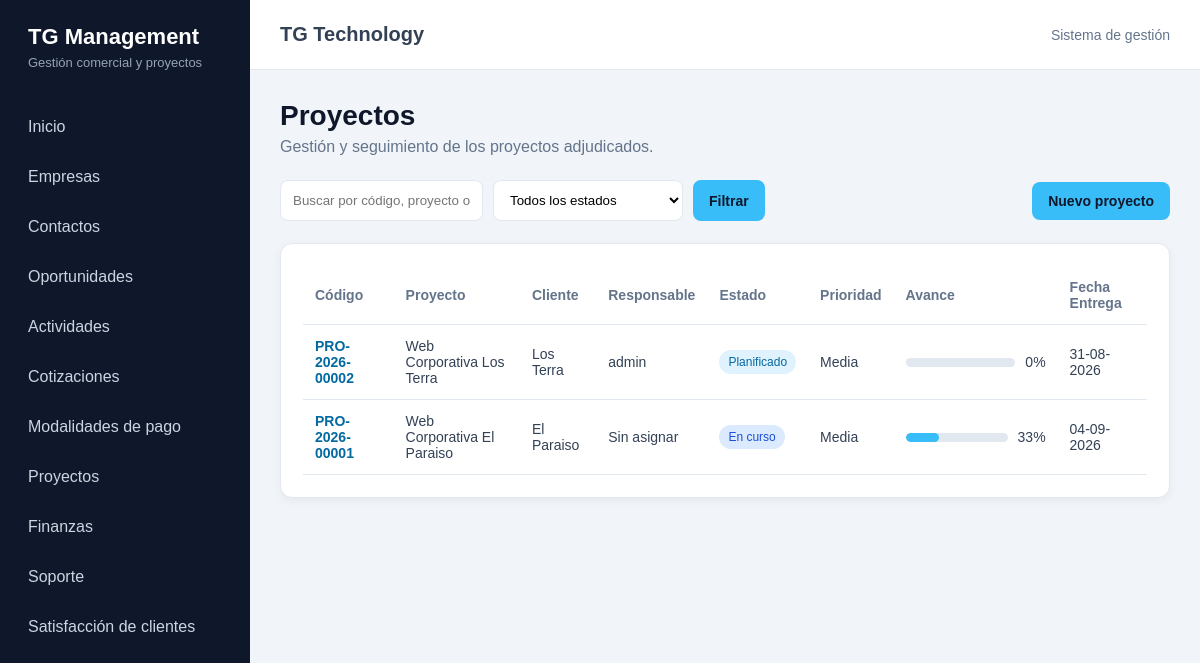
The page /proyectos/ on the database its author committed.
### proyectos/models.py (models this page shows, shortened)
class Proyecto(models.Model):
    class Estado(models.TextChoices):
        PLANIFICADO = "planificado", "Planificado"
        EN_CURSO = "en_curso", "En curso"
        PAUSADO = "pausado", "Pausado"
        FINALIZADO = "finalizado", "Finalizado"
        CANCELADO = "cancelado", "Cancelado"
    class Prioridad(models.TextChoices):
        BAJA = "baja", "Baja"
        MEDIA = "media", "Media"
        ALTA = "alta", "Alta"
        URGENTE = "urgente", "Urgente"
    codigo = models.CharField(
        "Código",
        max_length=30,
        unique=True,
        blank=True,
        editable=False,
    )
    nombre = models.CharField(
        "Nombre del proyecto",
        max_length=200,
    )
    empresa = models.ForeignKey(
        "crm.Empresa",
        on_delete=models.PROTECT,
        related_name="proyectos",
        verbose_name="Empresa",
    )
    cotizacion = models.ForeignKey(
        "cotizaciones.Cotizacion",
        on_delete=models.SET_NULL,
        related_name="proyectos",
        verbose_name="Cotización",
        blank=True,
        null=True,
    )
    responsable = models.ForeignKey(
        settings.AUTH_USER_MODEL,
        on_delete=models.SET_NULL,
        related_name="proyectos_responsable",
        verbose_name="Responsable",
        blank=True,
        null=True,
    )
    estado = models.CharField(
        "Estado",
        max_length=20,
        choices=Estado.choices,
        default=Estado.PLANIFICADO,
    )
    prioridad = models.CharField(
        "Prioridad",
        max_length=20,
        choices=Prioridad.choices,
        default=Prioridad.MEDIA,
    )
    porcentaje_avance = models.PositiveSmallIntegerField(
        "Porcentaje de avance",
        default=0,
        validators=[
            MinValueValidator(0),
            MaxValueValidator(100),
        ],
    )
    fecha_alta = models.DateField(
        "Fecha Alta",
        blank=True,
        null=True,
    )
    fecha_entrega = models.DateField(
        "Fecha Entrega",
        blank=True,
        null=True,
    )
    descripcion = models.TextField(
        "Descripción",
        blank=True,
    )
    creado_por = models.ForeignKey(
        settings.AUTH_USER_MODEL,
        on_delete=models.SET_NULL,
        related_name="proyectos_creados",
        blank=True,
        null=True,
    )
    creado_en = models.DateTimeField(
        "Creado",
        auto_now_add=True,
    )
    actualizado_en = models.DateTimeField(
        "Actualizado",
        auto_now=True,
    )
    class Meta:
        verbose_name = "Proyecto"
        verbose_name_plural = "Proyectos"
        ordering = ["-creado_en"]

### crm/models.py (models this page shows)
class Empresa(models.Model):
    class TipoEmpresa(models.TextChoices):
        PROSPECTO = "PROSPECTO", "Prospecto"
        CLIENTE = "CLIENTE", "Cliente"
        PROVEEDOR = "PROVEEDOR", "Proveedor"
        PARTNER = "PARTNER", "Partner"
    class EstadoEmpresa(models.TextChoices):
        ACTIVA = "ACTIVA", "Activa"
        INACTIVA = "INACTIVA", "Inactiva"
    razon_social = models.CharField(
        "Razón social",
        max_length=200,
    )
    nombre_fantasia = models.CharField(
        "Nombre de fantasía",
        max_length=200,
        blank=True,
    )
    rut = models.CharField(
        "RUT",
        max_length=20,
        blank=True,
        unique=True,
        null=True,
    )
    tipo = models.CharField(
        "Tipo de empresa",
        max_length=20,
        choices=TipoEmpresa.choices,
        default=TipoEmpresa.PROSPECTO,
    )
    rubro = models.CharField(
        "Rubro",
        max_length=150,
        blank=True,
    )
    sitio_web = models.URLField(
        "Sitio web",
        blank=True,
    )
    telefono = models.CharField(
        "Teléfono",
        max_length=30,
        blank=True,
    )
    email = models.EmailField(
        "Correo electrónico",
        blank=True,
    )
    direccion = models.CharField(
        "Dirección",
        max_length=250,
        blank=True,
    )
    comuna = models.CharField(
        "Comuna",
        max_length=100,
        blank=True,
    )
    region = models.CharField(
        "Región",
        max_length=100,
        blank=True,
    )
    estado = models.CharField(
        "Estado",
        max_length=20,
        choices=EstadoEmpresa.choices,
        default=EstadoEmpresa.ACTIVA,
    )
    observaciones = models.TextField(
        "Observaciones",
        blank=True,
    )
    creado_por = models.ForeignKey(
        settings.AUTH_USER_MODEL,
        verbose_name="Creado por",
        on_delete=models.SET_NULL,
        null=True,
        blank=True,
        related_name="empresas_creadas",
    )
    fecha_creacion = models.DateTimeField(
        "Fecha de creación",
        auto_now_add=True,
    )
    fecha_actualizacion = models.DateTimeField(
        "Última actualización",
        auto_now=True,
    )
    class Meta:
        verbose_name = "Empresa"
        verbose_name_plural = "Empresas"
        ordering = ["razon_social"]
    def __str__(self):
        return self.nombre_fantasia or self.razon_social

### proyectos/views.py (the view)
def proyecto_lista(request):
    proyectos = Proyecto.objects.select_related(
        "empresa",
        "cotizacion",
        "responsable",
    )
    estado = request.GET.get("estado", "").strip()
    busqueda = request.GET.get("q", "").strip()
    if estado:
        proyectos = proyectos.filter(estado=estado)
    if busqueda:
        proyectos = proyectos.filter(
            Q(nombre__icontains=busqueda)
            | Q(codigo__icontains=busqueda)
            | Q(empresa__nombre__icontains=busqueda)
        )
    context = {
        "proyectos": proyectos,
        "estados": Proyecto.Estado.choices,
        "estado_seleccionado": estado,
        "busqueda": busqueda,
    }
    return render(
        request,
        "proyectos/proyecto_lista.html",
        context,
    )

### proyectos/templates/proyectos/proyecto_lista.html (shortened to what this page needs)
{% extends "core/base.html" %}
{% block content %}
<div class="encabezado-pagina">
    <h1>Proyectos</h1>
    <p>
        Gestión y seguimiento de los proyectos adjudicados.
    </p>
</div>
<div class="acciones">
    <form method="get" class="filtros">
        <input
            type="text"
            name="q"
            value="{{ busqueda }}"
            placeholder="Buscar por código, proyecto o cliente"
        >
        <select name="estado">
            <option value="">Todos los estados</option>
        </select>
        <button type="submit" class="boton">
            Filtrar
        </button>
    </form>
    <a
        href="{% url 'proyectos:proyecto_crear' %}"
        class="boton"
    >
        Nuevo proyecto
    </a>
</div>
<div class="panel">
    {% if proyectos %}
        <div class="tabla-contenedor">
            <table>
                <thead>
                    <tr>
                        <th>Código</th>
                        <th>Proyecto</th>
                        <th>Cliente</th>
                        <th>Responsable</th>
                        <th>Estado</th>
                        <th>Prioridad</th>
                        <th>Avance</th>
                        <th>Fecha Entrega</th>
                    </tr>
                </thead>
                <tbody>
                    {% for proyecto in proyectos %}
                        <tr>
                            <td>
                                <a
                                    href="{% url 'proyectos:proyecto_detalle' proyecto.pk %}"
                                    class="enlace-tabla"
                                >
                                    {{ proyecto.codigo }}
                                </a>
                            </td>
                            <td>
                                {{ proyecto.nombre }}
                            </td>
                            <td>
                                {{ proyecto.empresa }}
                            </td>
                            <td>
                                {{ proyecto.responsable|default:"Sin asignar" }}
                            </td>
                            <td>
                                <span class="estado estado-{{ proyecto.estado }}">
                                    {{ proyecto.get_estado_display }}
                                </span>
                            </td>
                            <td>
                                {{ proyecto.get_prioridad_display }}
                            </td>
                            <td>
                                <div class="avance-tabla">
                                    <div class="barra-avance">
                                        <div
                                            class="barra-avance-valor"
                                            style="width: {{ proyecto.porcentaje_avance }}%;"
                                        ></div>
                                    </div>
                                    <span>
                                        {{ proyecto.porcentaje_avance }}%
                                    </span>
                                </div>
                            </td>
                            <td>
                                {{ proyecto.fecha_entrega|date:"d-m-Y"|default:"—" }}
                            </td>
                        </tr>
                    {% endfor %}
                </tbody>
            </table>
        </div>
    {% endif %}
</div>
{% endblock %}

### core/static/core/css/styles.css (style rules this page uses)
:root { --color-principal: #0f172a; --color-secundario: #1e293b; --color-acento: #38bdf8; --color-fondo: #f1f5f9; --color-blanco: #ffffff; --color-texto: #334155; --color-texto-secundario: #64748b; --color-borde: #e2e8f0; --color-exito: #16a34a; --color-advertencia: #d97706; --color-peligro: #b91c1c; --sombra-suave: 0 3px 10px rgba(15, 23, 42, 0.05); }
* { box-sizing: border-box; margin: 0; padding: 0; }
body { min-height: 100vh; font-family: Arial, Helvetica, sans-serif; background-color: var(--color-fondo); color: var(--color-texto); }
.encabezado-pagina { margin-bottom: 24px; }
.encabezado-pagina h1 { margin-bottom: 6px; font-size: 28px; color: var(--color-principal); }
.encabezado-pagina p { color: var(--color-texto-secundario); }
.panel { padding: 22px; border: 1px solid var(--color-borde); border-radius: 12px; background-color: var(--color-blanco); box-shadow: var(--sombra-suave); }
.tabla-contenedor { width: 100%; overflow-x: auto; }
table { width: 100%; border-collapse: collapse; }
th, td { padding: 13px 12px; border-bottom: 1px solid var(--color-borde); text-align: left; font-size: 14px; }
th { color: var(--color-texto-secundario); font-weight: 600; }
.estado { display: inline-block; padding: 5px 9px; border-radius: 20px; background-color: #e0f2fe; color: #0369a1; font-size: 12px; }
.enlace-tabla { color: #0369a1; font-weight: 600; text-decoration: none; }
.acciones { display: flex; justify-content: space-between; align-items: center; gap: 16px; margin-bottom: 22px; }
.boton { display: inline-block; padding: 11px 16px; border: none; border-radius: 8px; background-color: var(--color-acento); color: var(--color-principal); font-family: inherit; font-size: 14px; font-weight: 700; text-align: center; text-decoration: none; cursor: pointer; transition: opacity 0.2s ease, transform 0.2s ease; }
.filtros { display: flex; flex-wrap: wrap; gap: 10px; }
.filtros input, .filtros select { min-width: 190px; padding: 11px 12px; border: 1px solid var(--color-borde); border-radius: 8px; background-color: var(--color-blanco); font-family: inherit; }
.avance-tabla { display: flex; align-items: center; gap: 10px; min-width: 140px; }
.barra-avance { width: 100%; height: 9px; overflow: hidden; border-radius: 20px; background-color: #e2e8f0; }
.barra-avance-valor { height: 100%; border-radius: 20px; background-color: var(--color-acento); }
.estado-planificado { background-color: #e0f2fe; color: #0369a1; }
.estado-en_curso { background-color: #dcfce7; color: #166534; }
.estado-en_curso { background-color: #dbeafe; color: #1d4ed8; }

### rows shown on the page
Proyecto: codigo "PRO-2026-00002", nombre "Web Corporativa Los Terra", empresa "Los Terra", responsable "admin", estado "Planificado", prioridad "Media", porcentaje_avance "0", fecha_entrega "31-08-2026"
Proyecto: codigo "PRO-2026-00001", nombre "Web Corporativa El Paraiso", empresa "El Paraiso", responsable "Sin asignar", estado "En curso", prioridad "Media", porcentaje_avance "33", fecha_entrega "04-09-2026"
